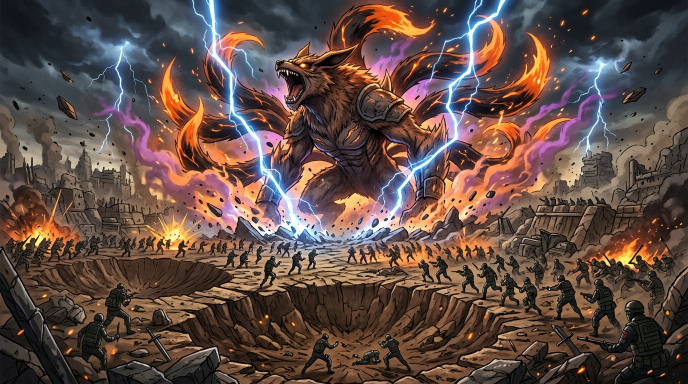
#> input picture src/assets/images/shinobi_titanic_beast_backdrop_1791702699652.jpg, 1376 x 768 px, given in place of REF-genjutsu-set-owner.jpg, which was not available (shown at 1/2 size)
$ python scalefit.py ../../../src/assets/images/shinobi_titanic_beast_backdrop_1791702699652.jpg
#> lines starting #> are read from the running program, lines starting #| are printed output that depends on the picture; pictures that were not available may be replaced by others from this repository, and a replacement may not be noted
import numpy as np
from PIL import Image
A='/tmp/claude-0/-home-user-Ninja-Fantasy-Game/686daf18-129b-55df-a0e0-8b5389d0083e/scratchpad/art2/'
ref=np.array(Image.open(A+'REF-genjutsu-set-owner.jpg').convert('L')).astype(float)
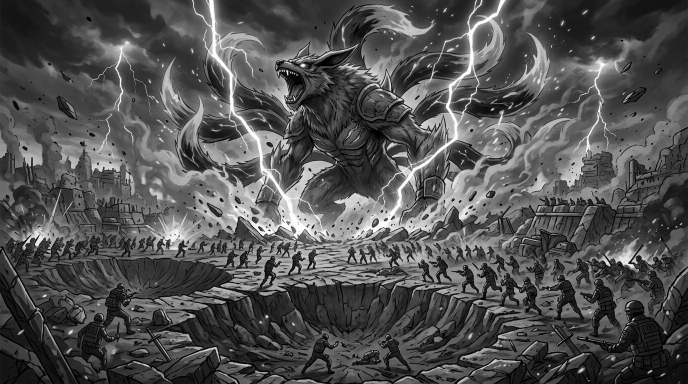
#> ref: shape (768, 1376) float64 (shown at 1/2 size); min 0, max 255, mean 81.9
ch=Image.open(A+'vfx-genjutsu-v3-character.png').convert('RGBA')
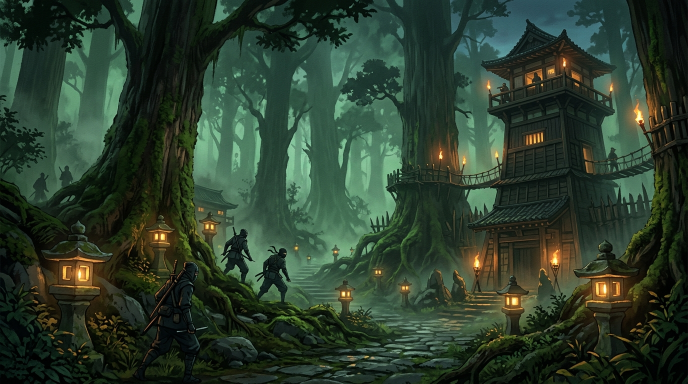
#> input picture src/assets/images/shinobi_campaign_forest_backdrop_1791702689788.jpg, 1376 x 768 px, given in place of vfx-genjutsu-v3-character.png, which was not available (shown at 1/2 size)
cb=ch.crop((27,27,83,123))  # 56x96
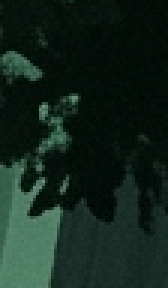
#> cb: PIL image 56x96 RGBA (shown 3 times larger); mean R, G, B, A 19.3, 37.3, 28.5, 255
def fit(region, scales):
    x0,y0,x1,y1=region
    best=None
    for s in scales:
        w=round(56*s); h=round(96*s)
        im=cb.resize((w,h),Image.BILINEAR)
        a=np.array(im).astype(float); al=a[:,:,3]/255; L=(0.299*a[:,:,0]+0.587*a[:,:,1]+0.114*a[:,:,2])
        m=al>0.5
        for oy in range(y0,y1-h+1):
            for ox in range(x0,x1-w+1):
                p=ref[oy:oy+h,ox:ox+w]
                u=L[m]; v=p[m]
                u=u-u.mean(); v=v-v.mean()
                c=(u*v).sum()/np.sqrt((u*u).sum()*(v*v).sum()+1e-9)
                if best is None or c>best[0]: best=(c,s,ox,oy,w,h)
        print(s, best)
    return best
import sys
reg={'blast':(735,270,850,425),'wall':(350,505,455,660),'diag':(935,590,1015,730),'depth':(150,870,235,1000)}
for n in sys.argv[1:]:
#> (the run stopped early here; a loop or call above may not have finished)
